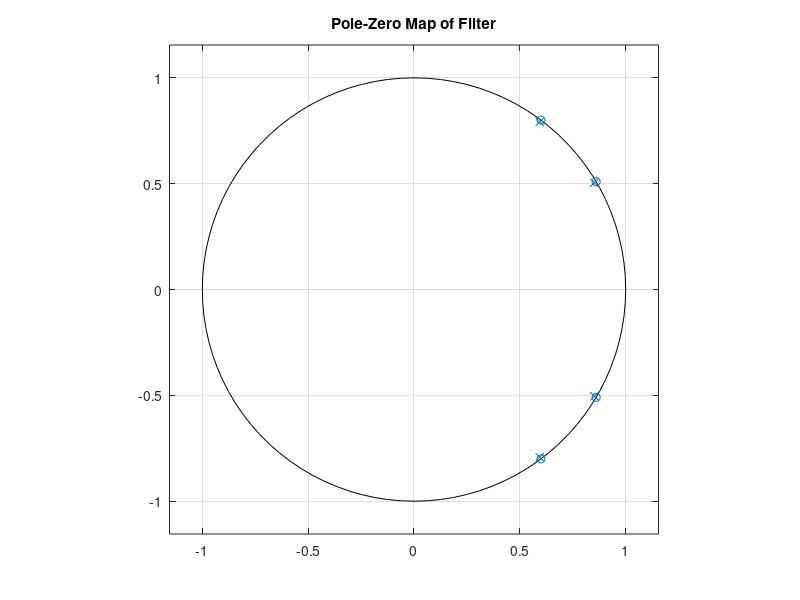
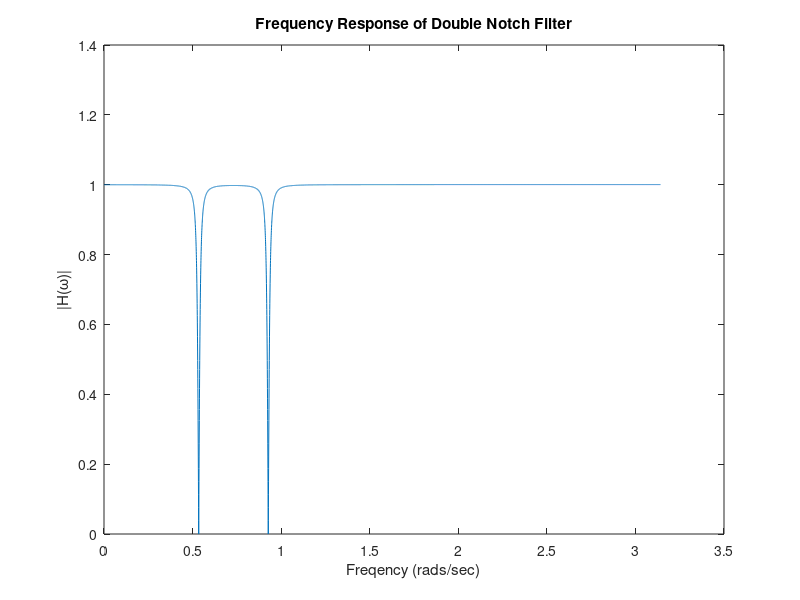

The MATLAB script that drew these images, in order:
%%Double-Notch Filter

clear all;
clc;
close all;

%% load audio signal
load x;

%% two undesired frequencies
f1 = 697; %Hz
f2 = 1209; %Hz
T = 1/8192;
Fs = 1/T;

%% calculate radian frequencies
w1 = 2*pi*f1*T;
w2 = 2*pi*f2*T;

%% Selection of Pole Zero locations

%want to place zeros directly on these frequencies, poles very close to
%them, so as to level out the frequency response not in bandstop regions
z1 = 1*exp(j*w1); z2 = 1*exp(-j*w1);
z3 = 1*exp(j*w2); z4 = 1*exp(-j*w2);

p1 = .99*exp(j*w1); p2 = .99*exp(-j*w1);
p3 = .99*exp(j*w2); p4 = .99*exp(-j*w2);

%copy into vector form for easy functions calling
zvec = [z1;z2;z3;z4];
pvec = [p1;p2;p3;p4];

%Plot our system in the z-plane
zplane(zvec,pvec);
title('Pole-Zero Map of Filter');

%% generate Z-Transform
a = poly(pvec);
b = poly(zvec);

%Find gain
G = polyval(a,1) / polyval(b,1);
b = b*G;

%% generate output
out = filter(b,a,x);

%% Plot Frequency Response
figure();
[H,w] = freqz(b,a,Fs);
plot(w,abs(H));
xlabel('Freqency (rads/sec)');
ylabel('|H(\omega)|');
title('Frequency Response of Double Notch Filter');

%% Get symbolic representation of H(z)
%H = zpk(zvec,pvec,G,Fs);


